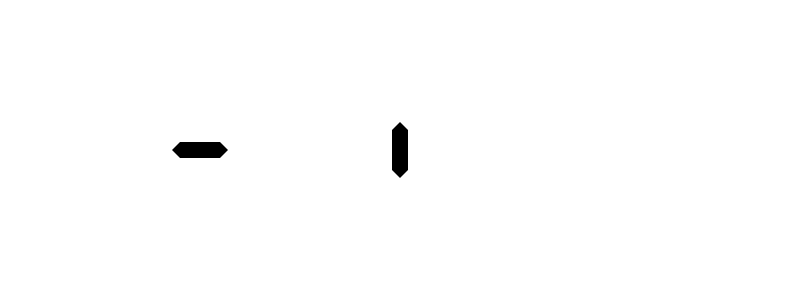
Frame 1 (no input)
Frame 60 (the mouse pressed at the canvas centre just before this capture): identical to frame 1, image omitted
Frame 120 (the mouse held since frame 60 and released just before this capture): identical to frame 1, image omitted

The Processing sketch that drew this single still picture (run headless with seeded random() and noise(); from frame 60 on, the mouse is pressed at the canvas centre):

// Processing sketch: prog8-6
// ── prog8-6.pde
void setup(){
  size(800,300);
  noStroke();
}

void draw(){
  background(255);
  fill(0);
  hex(200, 150, 0);
  hex(400, 150, 1);
}

void hex(int x, int y, int d){
  if(d==0){
    beginShape();
      vertex(x-28,y);
      vertex(x-20,y-8);
      vertex(x+20,y-8);
      vertex(x+28,y);
      vertex(x+20,y+8);
      vertex(x-20,y+8);
    endShape();
  } else if(d==1){
    beginShape();
      vertex(x,y-28);
      vertex(x+8,y-20);
      vertex(x+8,y+20);
      vertex(x,y+28);
      vertex(x-8,y+20);
      vertex(x-8,y-20);
    endShape();
  }
}
